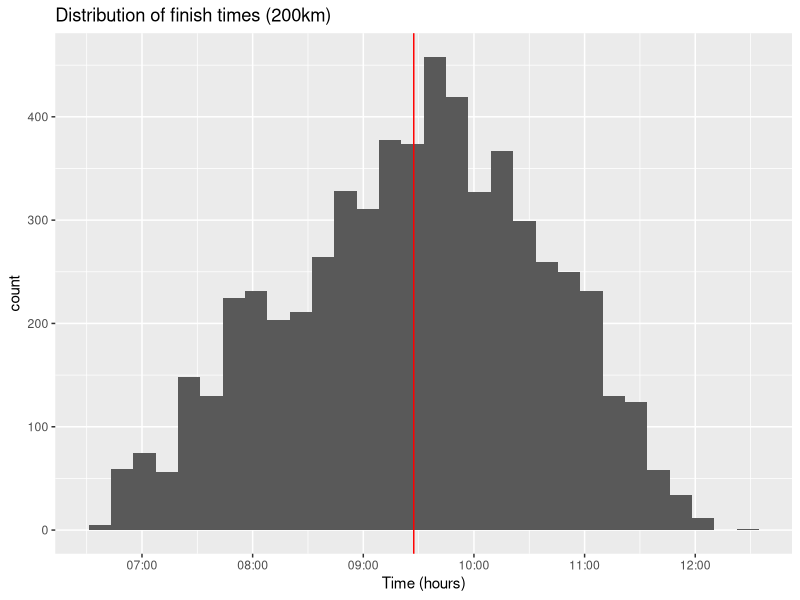
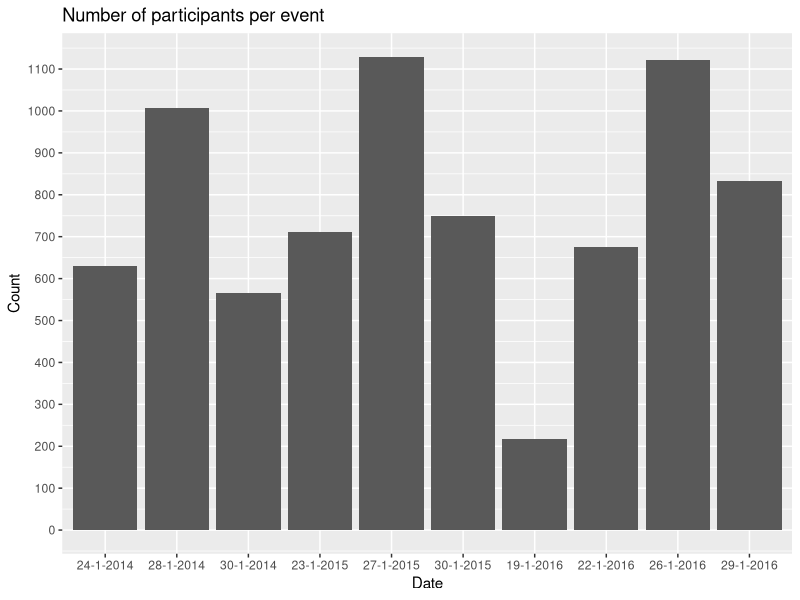

These charts were generated, in order, by the following R code: (Note: this script raises an error after producing the figures.)
## ---- chunk 1
# Load all of the packages that I need.

# Notice that the parameter "echo" was set to FALSE for this code chunk.
# This prevents the code from displaying in the knitted HTML output.

library(ggplot2)
library(plyr)
## ---- chunk 2
# Load the Data, combine the two datasets and print some basics
weissensee <-read.csv("data/weissensee_results.csv", header=TRUE, sep = ";") 
str(weissensee)
# add year variable for ease of use
weissensee$Year = as.numeric(format(as.POSIXct(weissensee$Date, format='%d-%m-%Y'), format="%Y"))
## ---- chunk 3
#finish time 200km
weissensee200km <- weissensee[as.numeric(as.matrix(weissensee$Distance)) == 200.0, ]
weissensee200km$TimeFormatted  <- as.POSIXct(strptime(weissensee200km$Time, format="%H:%M:%S"))
weissensee200km$Year = as.numeric(format(as.POSIXct(weissensee200km$Date, format='%d-%m-%Y'), format="%Y"))
weissensee200km$nTime <- difftime(strptime(weissensee200km$Time,"%H:%M:%S"),
                     strptime("00:00:00","%H:%M:%S"), units="secs")
#plot
ggplot(data = weissensee200km, aes(x=TimeFormatted)) + geom_histogram() + 
  ggtitle("Distribution of finish times (200km)") + xlab('Time (hours)') + 
  ylab('count') + geom_vline(xintercept=as.numeric(mean(weissensee200km$TimeFormatted))[1], colour = "red")
#print average,sd
average <- format(.POSIXct(mean(weissensee200km$nTime),tz="GMT"), "%H:%M:%S")
sd <- format(.POSIXct(sd(weissensee200km$nTime),tz="GMT"), "%H:%M:%S")
sprintf("Average: %s, standard deviation: %s", average, sd)
## ---- chunk 4
# plot participate count in events
df <- count(weissensee, "Date")
#change order of levels in order to plot dates in right order
df$Date2 <- as.POSIXct(df$Date, format='%d-%m-%Y')
df$Date <- factor(df$Date, levels = df$Date[order(df$Date2)])
ggplot(data = df) + geom_histogram(aes(x=Date, y=freq), stat="identity") + 
scale_y_continuous(breaks = seq(0, 1200, 100)) + 
ggtitle("Number of participants per event") + xlab('Date') + ylab('Count')
## ---- chunk 5
#country
ggplot(data = weissensee, aes(x=Country)) + geom_histogram() + 
  scale_y_log10() + ggtitle("Country of residence of participants") + 
  xlab('Country') + ylab('count (log scale)')
summary(weissensee$Country) 
## ---- chunk 6
#Distance
ggplot(data = weissensee, aes(x=as.factor(Distance))) + geom_histogram() +
  scale_y_sqrt() + ggtitle("Distribution of completed distance") + 
  xlab('Distance') + ylab('count (sqrt scale)') + 
  scale_x_discrete(breaks = seq(100, 200, 10))
summary(weissensee$Distance)
## ---- chunk 7
# finish times per year
ggplot(data = weissensee200km, aes(x=factor(Year), y=TimeFormatted)) + 
  geom_jitter(alpha=0.1) + geom_boxplot(alpha=0.1) + 
  ggtitle("Finish time (200km) per year") + xlab('Year') + ylab('Time (hours)')

#average finish time per year
weissensee$nTime <- difftime(strptime(weissensee$Time,"%H:%M:%S"),
                     strptime("00:00:00","%H:%M:%S"), units="secs")
weissensee.means <- aggregate(weissensee$nTime, by=list(weissensee$Year), mean)
weissensee.means$Time <- format(.POSIXct(weissensee.means$x,tz="GMT"), "%H:%M:%S")
names(weissensee.means) <- c("Year", "x", "Average finish time")
weissensee.means[, c(1,3)]
## ---- chunk 8
weissensee_triple <- c()
weissensee2015 <- weissensee[weissensee$Year == 2015, ]
weissensee2015_200k <- weissensee2015[as.numeric(as.matrix(weissensee2015$Distance)) == 200.0, ]
names <- unique(weissensee2015_200k$Name)
for(i in 1:length(names)){
  name = names[i]
  temp <- weissensee2015_200k[weissensee2015_200k$Name == name, ]
  if(nrow(temp) == 3){
    weissensee_triple <- rbind(weissensee_triple, temp)
  }
}
#length(unique(weissensee_triple$Name))
ggplot(data = weissensee_triple, aes(x=factor(EventId), y=Time, color=Name)) + 
  geom_point() + geom_line(aes(group=Name)) + scale_x_discrete(labels=c("23-1-15","27-1-15","30-1-15")) + 
  xlab('Date') + ylab('Finish time')
